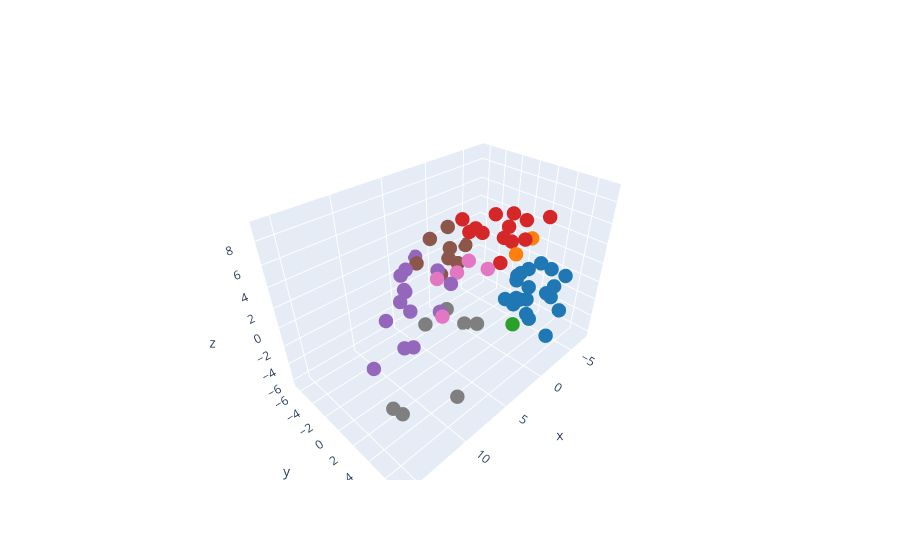

The notebook cell saved with this chart:
### Code cell
import plotly.graph_objects as go
from matplotlib import cm
import numpy as np

# get tab10 RGBA colors from matplotlib
tab10 = cm.get_cmap('tab10')
colors = [f'rgba({int(r*255)}, {int(g*255)}, {int(b*255)}, {a})' 
          for r, g, b, a in tab10(np.linspace(0, 1, 10))]

fig = go.Figure(
    data=go.Scatter3d(
        x=X_pca[:,0],
        y=X_pca[:,1],
        z=X_pca[:,2],
        mode='markers',
        marker=dict(
            size=5,
            color=[colors[c] for c in final_clusters]  # assign tab10 color per cluster
        )))

fig.show()
